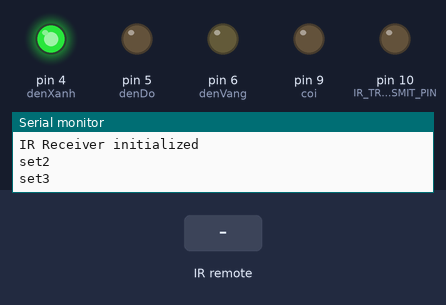
This sketch was run on a simulated Arduino Uno, built with avr-gcc and run on an emulated ATmega328P. Parts: output pins drawn as LEDs (lit = HIGH), the last lines printed to the serial monitor. Dashed ring = blinking. Inputs (shaded band) come from the test bench.

Above: at 1.4 s.
1.5 s: infrared code 0x1DD6E received
At 1.69 s:
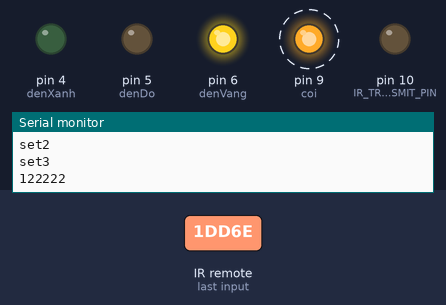
3.8 s: infrared code 0x3BADC received
At 5.6 s:
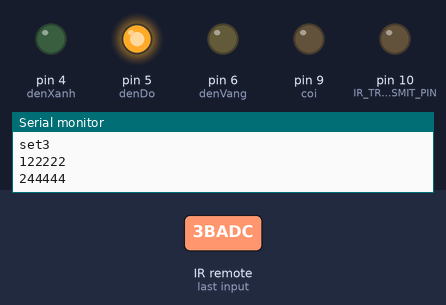
6.3 s: infrared code 0x2343C received
At 7.5 s:
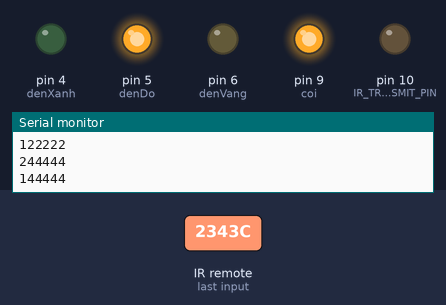
Timing chart, 0 to 11.4 s (numbered marks = the images above; inputs shaded):
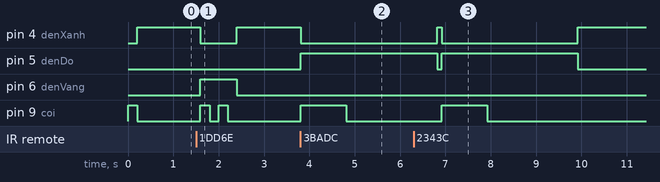

Measured:
- after the input at 1.5 s, pin 4 (denXanh): HIGH → LOW after 0.10 s, → HIGH 0.80 s later; pin 6 (denVang): LOW → HIGH after 0.10 s, → LOW 0.80 s later; pin 9 (coi): alternates HIGH for 0.20 s and LOW for 0.20 s, 4 changes in all, then stays LOW, starting after 0.10 s
- after the input at 3.8 s, pin 4 (denXanh): HIGH → LOW at once; pin 5 (denDo): LOW → HIGH at once; pin 9 (coi): LOW → HIGH at once, → LOW 1.0 s later
- after the input at 6.3 s, pin 9 (coi): LOW → HIGH after 0.62 s, → LOW 1.0 s later

The sketch:

NANO_XE.ino
```cpp
/**
*thu tín hiệu khi sắp có đèn đỏ,có xe từ hướng khác đến
*phát tín hiệu khi đến giao lộ // phát mã là biển số xe
*/

#include <IRremote.h>

const int bienSoXe = 68;

unsigned long lastTime = millis();
unsigned long lastTime2 = millis();
unsigned long timeCoiChoDenDo = millis();
unsigned long timeCoiChoXeDiQua = millis();

const int IR_RECEIVE_PIN = 2;    // Pin used to connect the IR receiver module (IR1838)
const int IR_TRANSMIT_PIN = 10;  // Pin used to connect the IR LED for transmission
const int coi = 9;
const int denXanh = 4;
const int denDo = 5;
const int denVang = 6;

bool checkCoi = 0;

IRrecv irrecv(IR_RECEIVE_PIN);
IRsend irsend(IR_TRANSMIT_PIN);  // Create an IRsend object for IR transmission
decode_results results;

void setup() {
  Serial.begin(9600);
  Serial.println("set");
  irrecv.enableIRIn();  // Bắt đầu nhận tín hiệu hồng ngoại
  Serial.println("IR Receiver initialized");
  Serial.println("set2");
  pinMode(IR_TRANSMIT_PIN, OUTPUT);
  Serial.println("set3");
  pinMode(coi, OUTPUT);
  pinMode(denDo, OUTPUT);
  pinMode(denXanh, OUTPUT);
  pinMode(denVang, OUTPUT);

  digitalWrite(coi, HIGH);
  digitalWrite(denXanh, LOW);
  digitalWrite(denDo, LOW);
  digitalWrite(denVang, LOW);

  delay(200);

  digitalWrite(coi, LOW);
  digitalWrite(denXanh, HIGH);
}
void xuLiTinHieuNhan(long value) {
  //có xe
  if (value == 122222 || value == 222222) {
    digitalWrite(denDo, 0);
    digitalWrite(denXanh, 0);
    digitalWrite(denVang, 1);
    digitalWrite(coi, 1);
    delay(200);
    digitalWrite(coi, 0);
    delay(200);
    digitalWrite(coi, 1);
    delay(200);
    digitalWrite(coi, 0);
    delay(200);
    digitalWrite(denDo, 0);
    digitalWrite(denXanh, 1);
    digitalWrite(denVang, 0);
  } else if ((value == 244444 || value == 144444)) {
    if (millis() - timeCoiChoDenDo > 300)  //&&checkCoi==0)
    {
      //
      digitalWrite(denDo, 1);
      digitalWrite(denXanh, 0);
      digitalWrite(denVang, 0);
      timeCoiChoDenDo = millis();
      digitalWrite(coi, 1);
      checkCoi = 1;
      delay(1000);
      digitalWrite(coi, 0);
      timeCoiChoDenDo = millis();
      delay(2000);
      digitalWrite(denDo, 0);
      digitalWrite(denXanh, 1);
      digitalWrite(denVang, 0);
    }


  } else {
    delay(100);
  }
  // if (millis()-timeCoiChoDenDo>1000&&checkCoi==1)
  //     {
  //       // lastTime=millis();
  //       digitalWrite(coi,0);timeCoiChoDenDo=millis();
  //        digitalWrite(denDo, 0);
  //   digitalWrite(denXanh, 1);
  //   digitalWrite(denVang, 0);
  //     }
}
void loop() {
  delay(20);
  long value = 0;
  if (irrecv.decode(&results)) {
    value = results.value;
    // Serial.println(value, DEC);
    if (value != 68) {
      Serial.println(value);
      xuLiTinHieuNhan(value);
    }
    irrecv.resume();
  }

  if (millis() - lastTime > 300) {
    irsend.sendSony(bienSoXe, 25);
    delay(20);
    lastTime = millis();
  }
}
```
